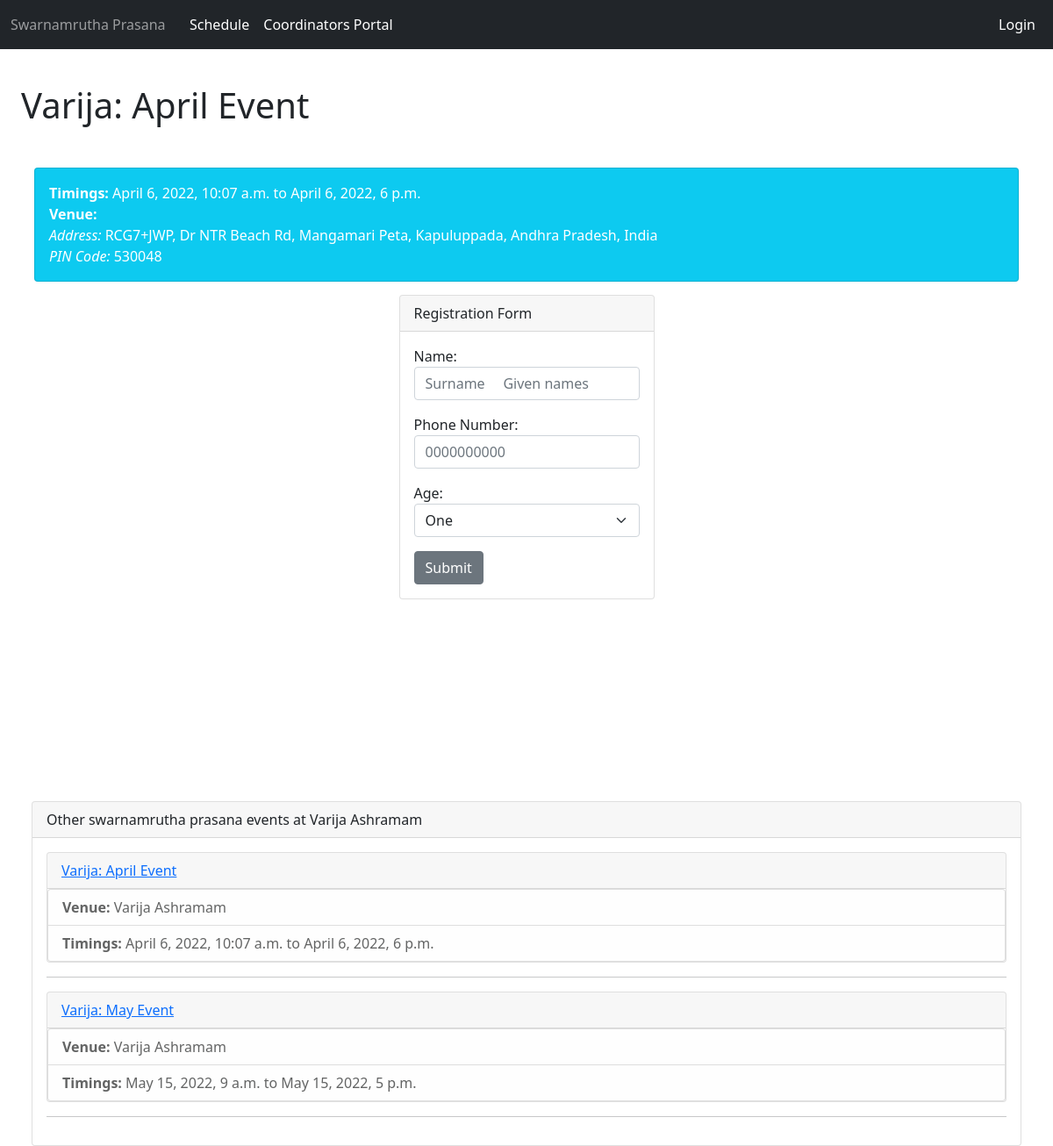
Screenshot of /event/2 with the database file from the repository.
### public/models.py (models this page shows)
class Event(models.Model):
    name = models.CharField('Event Name', max_length=120)
    venue = models.ForeignKey(Venue, blank=True, null=True, on_delete=models.PROTECT)
    get_now = datetime.now()
    start_time = models.DateTimeField(default=get_now.strftime("%Y-%m-%d %H:%M"))
    end_time = models.DateTimeField(default=(get_now+ timedelta(hours=1)).strftime("%Y-%m-%d %H:%M"))
    Coordinator = models.ForeignKey(User, blank=True, null=True, on_delete=models.SET_NULL)
    statusChoices = ( ('Tn','Tentative'), ('Sc','Scheduled'), ('Cu','Coming Up This Week'), ('Ed','Event Day'), ('Cl','Closed'), ('Pv','Payments Verified') )
    eventStatus = models.CharField('Event Status', max_length=20, choices=statusChoices, default='Sc')
    def __str__(self):
        return self.name

class Venue(models.Model):
    name = models.CharField('Venue Name', max_length=120)
    address = models.CharField('Venue Address', max_length=400)
    pincode = models.CharField('Venue Post Code', max_length=6)
    web = models.URLField('Venue Website', max_length=120, blank=True)
    def __str__(self):
        return self.name

### public/views.py (the view)
# urls.py: path('event/<event_id>', views.event_page, name="publicEventPage"),
def event_page(request, event_id):
    event = Event.objects.get(pk=event_id)
    venue = Venue.objects.get(pk=event.venue.id)
    event_list = venue.event_set.all().order_by('start_time')
    submitted = False
    if request.method == "POST":
        form = AttendeeRegistrationForm(request.POST)
        if form.is_valid():
            attendee = form.save(commit=False)
            attendee.event = event
            attendee.save()
            return render(request, "public/attendeeFormSuccess.html", {
                'code': "{event}/{attendee}".format(event=event_id,attendee=attendee.id),
                'event': event,
                'event_list': event_list,
            })
    else:
        if cache.get('attendeeCode'):
            cache.delete('attendeeCode')
        form = AttendeeRegistrationForm
        if 'submitted' in request.GET:
            submitted = True
    return render(request, "public/attendeeForm.html", {
        'event_list': event_list,
        'event': event,
        'form':form,
        'submitted':submitted,
    })

### public/templates/public/attendeeForm.html (shortened to what this page needs)
{% extends 'public/eventPage.html' %}
{% block form %}
    <form action="" method=POST>
        {{ form.as_p }}
        <input type="submit" value="Submit" class="btn btn-secondary">
    </form>
{% endblock form %}

### public/templates/public/eventPage.html
{% extends 'public/base.html' %}
{% block content %}
    <h1>{{ event }}</h1>
    <br/>
    <div class="card text-white bg-info" style="margin: 15px;">
        <div class="card-body info">
            <b>Timings:</b> {{event.start_time}} to {{event.end_time}} <br/>
            <b>Venue:</b>  <br/>
            <i>Address:</i> {{event.venue.address}} <br/>
            <i>PIN Code:</i> {{event.venue.pincode}} <br/>
        </div>
    </div>
    <div class="d-flex justify-content-center" style="margin-bottom: 20%;">
        <div class="card">
            <div class="card-header">
                Registration Form
            </div>
            <div class="card-body">
                {% block form %}{% endblock form %}
            </div>
        </div>
    </div>
    <div class="container-fluid">
        <div class="card justify-content-center">
            <div class="card-header">
                Other swarnamrutha prasana events at {{event.venue}}
            </div>
            <div class="card-body">
                {% include 'public/eventList.html' %}
            </div>
        </div>
    </div>
{% endblock content %}

### public/templates/public/eventList.html
{% for event in event_list %}
    <div class="card">
        <div class="card-header">
            <a class="card-link" href="{% url 'publicEventPage' event.id %}">{{ event }}</a>
        </div>
        <div class="card-body" style="padding:0;">
            <ul class="list-group">
                <li class="list-group-item list-group-item-light" style="margin:0;"> <b> Venue: </b> {{event.venue.name}} </li>
                <li class="list-group-item list-group-item-light" style="margin:0;"> <b> Timings: </b> {{event.start_time}} to {{event.end_time}} </li>
            </ul>
        </div>
    </div>
    <hr>
{% endfor %}

### rows the page displays
Event: name "Varija: April Event", start_time "April 6, 2022, 10:07 a.m.", end_time "April 6, 2022, 6 p.m.", venue.address "RCG7+JWP, Dr NTR Beach Rd, Mangamari Peta, Kapuluppada, Andhra Pradesh, India", venue.pincode "530048", venue "Varija Ashramam", venue.name "Varija Ashramam"
Event: name "Varija: May Event", venue.name "Varija Ashramam", start_time "May 15, 2022, 9 a.m.", end_time "May 15, 2022, 5 p.m."
